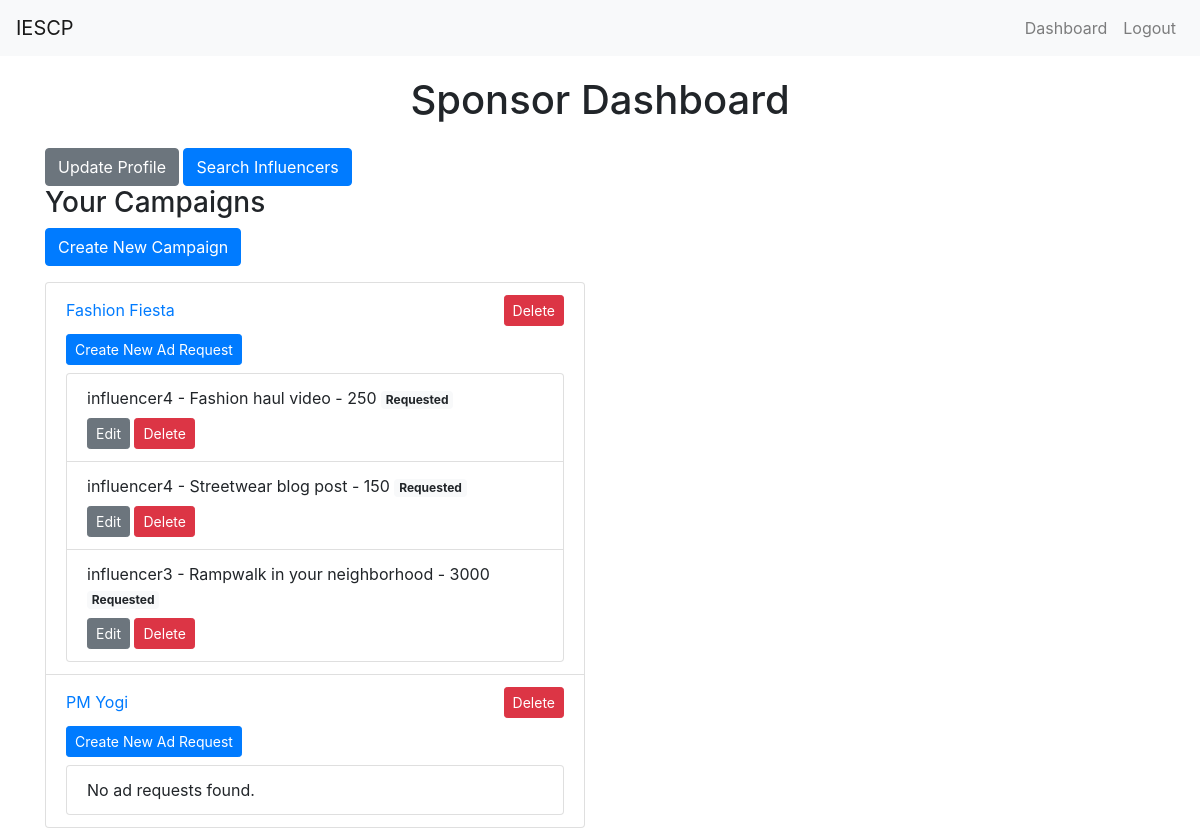
The page /sponsor_dashboard (signed in) on the database as committed earlier.
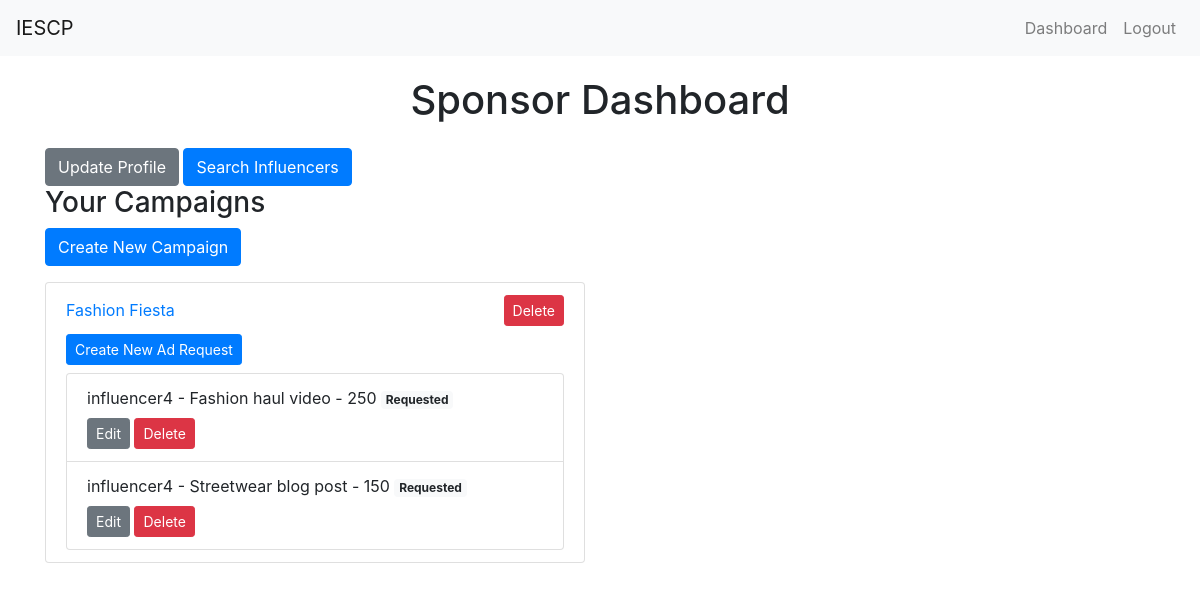
The same page on the database as committed later.
### app.py (models this page shows, shortened)
class Campaign(db.Model):
    id = db.Column(db.Integer, primary_key=True)
    name = db.Column(db.String(100), nullable=False)
    description = db.Column(db.String(200))
    start_date = db.Column(db.DateTime, default=db.func.current_timestamp())
    end_date = db.Column(db.DateTime)
    niche = db.Column(db.String(100))
    budget = db.Column(db.Float, nullable=False)
    owner_id = db.Column(db.Integer, db.ForeignKey('user.id'), nullable=False)
    visibility = db.Column(db.String(10))  # 'public' or 'private'
    flagged = db.Column(db.Boolean, default=False)
    ad_requests = db.relationship('AdRequest', backref='campaign', lazy=True)

class AdRequest(db.Model):
    id = db.Column(db.Integer, primary_key=True)
    campaign_id = db.Column(db.Integer, db.ForeignKey('campaign.id'), nullable=False)
    influencer_id = db.Column(db.Integer, db.ForeignKey('user.id'), nullable=False)
    messages = db.Column(db.Text)
    requirements = db.Column(db.Text)
    payment_amount = db.Column(db.Integer)
    negotiation_comment = db.Column(db.Text, nullable=True)
    status = db.Column(db.String(20), nullable=False, default='Requested')

class User(UserMixin, db.Model):
    id = db.Column(db.Integer, primary_key=True)
    username = db.Column(db.String(50), unique=True, nullable=False)
    email = db.Column(db.String(120), unique=True, nullable=False)
    password = db.Column(db.String(200), nullable=False)
    role = db.Column(db.String(20), nullable=False)  # 'admin', 'sponsor', 'influencer'
    flagged = db.Column(db.Boolean, default=False)  # Flag for inappropriate users
    campaigns = db.relationship('Campaign', backref='owner', lazy=True)
    ad_requests = db.relationship('AdRequest', backref='influencer', lazy=True)
    company_name = db.Column(db.String(100))
    industry = db.Column(db.String(100))
    budget = db.Column(db.Integer)
    category = db.Column(db.String(100)) # Health, Gaming, etc.
    niche = db.Column(db.String(100))
    followers = db.Column(db.Integer)
    platform = db.Column(db.String(10))

### app.py (the view)
@app.route('/sponsor_dashboard')
@login_required
def sponsor_dashboard():
    if current_user.role != 'sponsor':
        flash('Access unauthorized!', 'danger')
        return redirect(url_for('index'))
    campaigns = Campaign.query.filter_by(owner_id=current_user.id).all()
    ad_requests = AdRequest.query.join(Campaign).filter(Campaign.owner_id == current_user.id).all()
    return render_template('sponsor_dashboard.html', campaigns=campaigns, ad_requests=ad_requests)

### app.py (called while the page is built)
@login_manager.user_loader
def load_user(user_id):
    return User.query.get(int(user_id))

### templates/sponsor_dashboard.html (shortened to what this page needs)
{% extends "layout.html" %}
{% block content %}
<h1 class="text-center mb-4">Sponsor Dashboard</h1>
<a href="{{ url_for('profile') }}" class="btn btn-secondary">Update Profile</a>
<a href="{{ url_for('search_influencers') }}" class="btn btn-primary">Search Influencers</a>
<div class="row">
    <div class="col-md-6">
        <h3>Your Campaigns</h3>
        <a href="{{ url_for('create_campaign') }}" class="btn btn-primary mb-3">Create New Campaign</a>
        <ul class="list-group">
            {% for campaign in campaigns %}
            <li class="list-group-item">
                <div class="d-flex justify-content-between align-items-center">
                    <a href="{{ url_for('update_campaign', campaign_id=campaign.id) }}">{{ campaign.name }}</a>
                    <form method="POST" action="{{ url_for('delete_campaign', campaign_id=campaign.id) }}" class="d-inline">
                        <button type="submit" class="btn btn-danger btn-sm">Delete</button>
                    </form>
                </div>
                <a href="{{ url_for('create_ad_request') }}" class="btn btn-primary btn-sm mt-2 mb-2">Create New Ad Request</a>
                <ul class="list-group">
                    {% for ad_request in campaign.ad_requests %}
                    <li class="list-group-item">
                        {{ ad_request.influencer.username }} - {{ ad_request.requirements }} - {{ ad_request.payment_amount }}
                        <span class="badge {% if ad_request.status == 'Accepted' %}bg-success{% elif ad_request.status == 'Rejected' %}bg-danger{% elif ad_request.status == 'Requested' %}bg-light{% elif ad_request.status == 'Negotiated' %}bg-warning text-dark{% endif %}">
                            {{ ad_request.status }}
                        </span>
                        <div class="mt-2">
                            {% if ad_request.status != 'Accepted' %}
                            <a href="{{ url_for('update_ad_request', ad_request_id=ad_request.id) }}" class="btn btn-secondary btn-sm">Edit</a>
                            {% endif %}
                            <form method="POST" action="{{ url_for('delete_ad_request', ad_request_id=ad_request.id) }}" class="d-inline">
                                <button type="submit" class="btn btn-danger btn-sm">Delete</button>
                            </form>
                        </div>
                    </li>
                    {% else %}
                    <li class="list-group-item">No ad requests found.</li>
                    {% endfor %}
                </ul>
            </li>
            {% else %}
            <li class="list-group-item">No campaigns found.</li>
            {% endfor %}
        </ul>
    </div>
</div>
{% endblock %}

Rows that differ between the two databases and show on the page:
removed AdRequest: influencer.username "influencer3", requirements "Rampwalk in your neighborhood", payment_amount "3000", status "Requested"
removed Campaign: name "PM Yogi"
